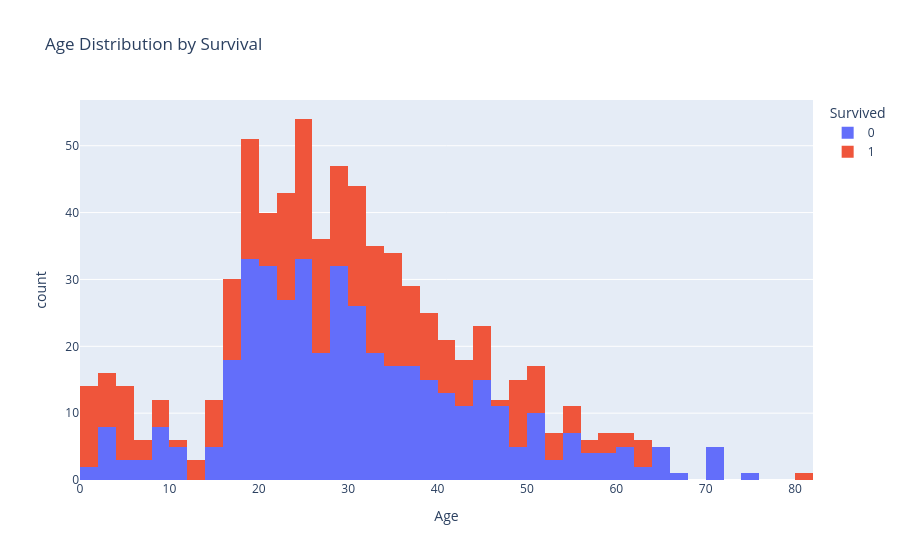

Here is the notebook cell this chart was saved with:
### Code cell
fig = px.histogram(
    df,
    x='Age',
    color='Survived',
    title='Age Distribution by Survival'
)

fig.show()

### Figure 1 — Plotly figure (JSON) as saved in the notebook; plotly's stock layout.template omitted (floating-point values rounded to 4 significant figures; data arrays with more than 128 entries replaced by an {"elided": "..."} marker saying what was removed)
{"data": [{"bingroup": "x", "hovertemplate": "Survived=0<br>Age=%{x}<br>count=%{y}<extra></extra>", "legendgroup": "0", "marker": {"color": "#636efa", "pattern": {"shape": ""}}, "name": "0", "orientation": "v", "showlegend": true, "type": "histogram", "x": {"elided": "549 float values"}, "xaxis": "x", "yaxis": "y"}, {"bingroup": "x", "hovertemplate": "Survived=1<br>Age=%{x}<br>count=%{y}<extra></extra>", "legendgroup": "1", "marker": {"color": "#EF553B", "pattern": {"shape": ""}}, "name": "1", "orientation": "v", "showlegend": true, "type": "histogram", "x": {"elided": "342 float values"}, "xaxis": "x", "yaxis": "y"}], "layout": {"barmode": "relative", "legend": {"title": {"text": "Survived"}, "tracegroupgap": 0}, "title": {"text": "Age Distribution by Survival"}, "xaxis": {"anchor": "y", "domain": [0, 1], "title": {"text": "Age"}}, "yaxis": {"anchor": "x", "domain": [0, 1], "title": {"text": "count"}}}}
